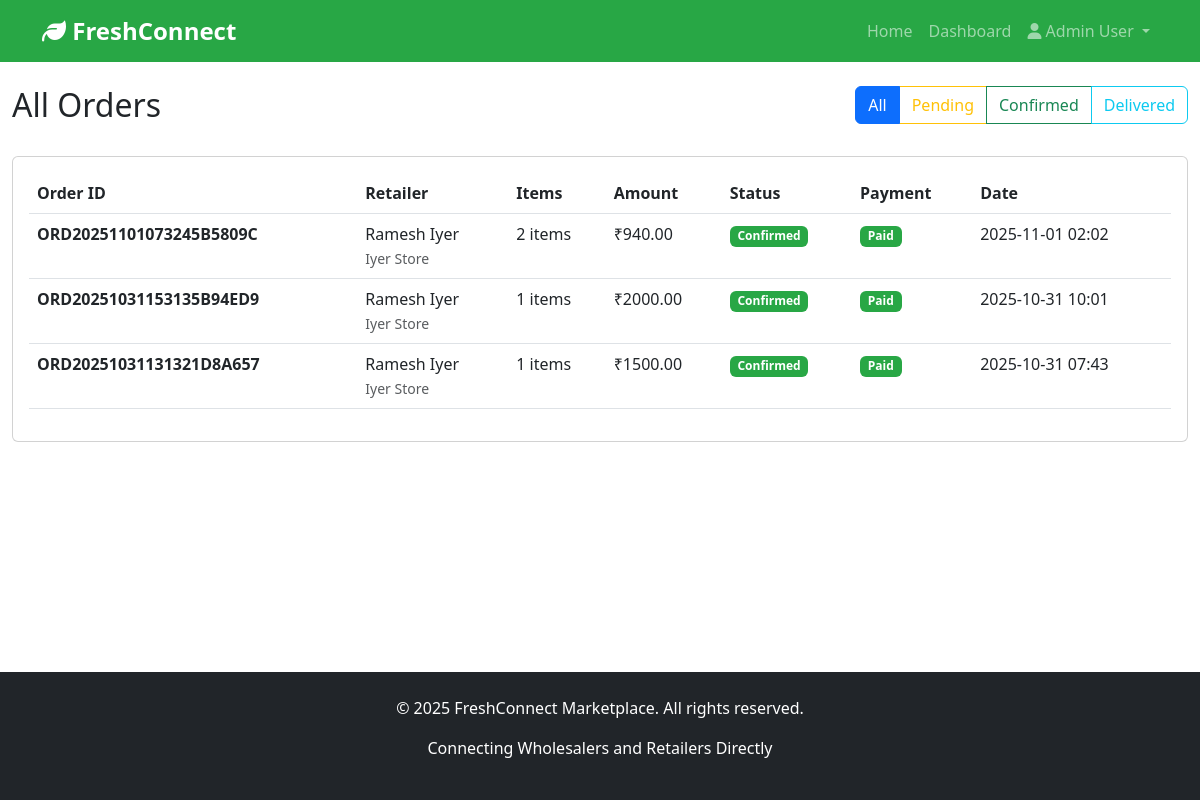
Page /admin/orders (signed in) on the committed database.
### app/models.py (models this page shows, shortened)
class User(UserMixin, db.Model):
    __tablename__ = 'users'
    id = db.Column(db.Integer, primary_key=True)
    name = db.Column(db.String(100), nullable=False)
    email = db.Column(db.String(120), unique=True, nullable=False, index=True)
    password_hash = db.Column(db.String(255), nullable=False)
    user_type = db.Column(db.String(20), nullable=False)  # admin, vendor, retailer, company, driver
    business_name = db.Column(db.String(200))
    phone = db.Column(db.String(20))
    address = db.Column(db.Text)
    city = db.Column(db.String(100))
    state = db.Column(db.String(100))
    pincode = db.Column(db.String(10))
    company_name = db.Column(db.String(200))
    gst_number = db.Column(db.String(50))
    brand_name = db.Column(db.String(100))
    is_active = db.Column(db.Boolean, default=True)
    is_verified = db.Column(db.Boolean, default=False)
    created_at = db.Column(db.DateTime, default=datetime.utcnow)
    products = db.relationship('Product', backref='vendor', lazy='dynamic', foreign_keys='Product.vendor_id')
    orders_as_retailer = db.relationship('Order', backref='retailer', lazy='dynamic', foreign_keys='Order.retailer_id')
    credit = db.relationship('RetailerCredit', backref='retailer', uselist=False)

class Order(db.Model):
    __tablename__ = 'orders'
    id = db.Column(db.Integer, primary_key=True)
    order_id = db.Column(db.String(50), unique=True, nullable=False, index=True)
    retailer_id = db.Column(db.Integer, db.ForeignKey('users.id'), nullable=False)
    total_amount = db.Column(db.Float, nullable=False)
    delivery_address = db.Column(db.Text, nullable=False)
    delivery_city = db.Column(db.String(100))
    delivery_pincode = db.Column(db.String(10))
    status = db.Column(db.String(50), default='pending')  # pending, confirmed, processing, shipped, delivered
    payment_status = db.Column(db.String(50), default='pending')  # pending, paid, failed
    created_at = db.Column(db.DateTime, default=datetime.utcnow)
    confirmed_at = db.Column(db.DateTime)
    delivered_at = db.Column(db.DateTime)
    items = db.relationship('OrderItem', backref='order', lazy='dynamic', cascade='all, delete-orphan')
    payment = db.relationship('Payment', backref='order', uselist=False, cascade='all, delete-orphan')
    driver_assignment = db.relationship('DriverAssignment', backref='order', uselist=False)

### app/routes/admin.py (the view)
@admin_bp.route('/orders')
@login_required
@admin_required
def orders():
    status = request.args.get('status', 'all')
    if status == 'all':
        orders = Order.query.order_by(Order.created_at.desc()).all()
    else:
        orders = Order.query.filter_by(status=status).order_by(Order.created_at.desc()).all()
    return render_template('admin/orders.html', orders=orders, status_filter=status)

### app/templates/admin/orders.html (shortened to what this page needs)
{% extends "base.html" %}
{% block content %}
<div class="container-fluid mt-4">
    <div class="row mb-4">
        <div class="col-md-6">
            <h2>All Orders</h2>
        </div>
        <div class="col-md-6 text-end">
            <div class="btn-group" role="group">
                <a href="{{ url_for('admin.orders', status='all') }}" class="btn btn-outline-primary {% if status_filter == 'all' %}active{% endif %}">All</a>
                <a href="{{ url_for('admin.orders', status='pending') }}" class="btn btn-outline-warning {% if status_filter == 'pending' %}active{% endif %}">Pending</a>
                <a href="{{ url_for('admin.orders', status='confirmed') }}" class="btn btn-outline-success {% if status_filter == 'confirmed' %}active{% endif %}">Confirmed</a>
                <a href="{{ url_for('admin.orders', status='delivered') }}" class="btn btn-outline-info {% if status_filter == 'delivered' %}active{% endif %}">Delivered</a>
            </div>
        </div>
    </div>
    <div class="card">
        <div class="card-body">
            <div class="table-responsive">
                <table class="table table-hover">
                    <thead>
                        <tr>
                            <th>Order ID</th>
                            <th>Retailer</th>
                            <th>Items</th>
                            <th>Amount</th>
                            <th>Status</th>
                            <th>Payment</th>
                            <th>Date</th>
                        </tr>
                    </thead>
                    <tbody>
                        {% for order in orders %}
                        <tr>
                            <td><strong>{{ order.order_id }}</strong></td>
                            <td>{{ order.retailer.name }}<br><small class="text-muted">{{ order.retailer.business_name }}</small></td>
                            <td>{{ order.items.count() }} items</td>
                            <td>₹{{ "%.2f"|format(order.total_amount) }}</td>
                            <td>
                                {% if order.status == 'pending' %}
                                <span class="badge bg-warning">Pending</span>
                                {% elif order.status == 'confirmed' %}
                                <span class="badge bg-success">Confirmed</span>
                                {% elif order.status == 'processing' %}
                                <span class="badge bg-info">Processing</span>
                                {% elif order.status == 'delivered' %}
                                <span class="badge bg-success">Delivered</span>
                                {% endif %}
                            </td>
                            <td>
                                {% if order.payment_status == 'paid' %}
                                <span class="badge bg-success">Paid</span>
                                {% elif order.payment_status == 'pending' %}
                                <span class="badge bg-warning">Pending</span>
                                {% else %}
                                <span class="badge bg-danger">Failed</span>
                                {% endif %}
                            </td>
                            <td>{{ order.created_at.strftime('%Y-%m-%d %H:%M') }}</td>
                        </tr>
                        {% endfor %}
                    </tbody>
                </table>
            </div>
        </div>
    </div>
</div>
{% endblock %}

### app/templates/base.html (shortened to what this page needs)
<!DOCTYPE html>
<html lang="en">
<head>
    <link href="https://cdn.jsdelivr.net/npm/bootstrap@5.3.0/dist/css/bootstrap.min.css" rel="stylesheet">
    <link rel="stylesheet" href="https://cdnjs.cloudflare.com/ajax/libs/font-awesome/6.4.0/css/all.min.css">
    <link rel="stylesheet" href="{{ url_for('static', filename='css/style.css') }}">
</head>
<body>
    <nav class="navbar navbar-expand-lg navbar-dark bg-success">
        <div class="container">
            <a class="navbar-brand" href="{{ url_for('main.index') }}">
                <i class="fas fa-leaf"></i> FreshConnect
            </a>
            <div class="collapse navbar-collapse" id="navbarNav">
                <ul class="navbar-nav ms-auto">
                    <li class="nav-item">
                        <a class="nav-link" href="{{ url_for('main.index') }}">Home</a>
                    </li>
                    {% if current_user.is_authenticated %}
                        {% if current_user.user_type == 'admin' %}
                            <li class="nav-item">
                                <a class="nav-link" href="{{ url_for('admin.dashboard') }}">Dashboard</a>
                            </li>
                        {% endif %}
                        <li class="nav-item dropdown">
                            <a class="nav-link dropdown-toggle" href="#" role="button" data-bs-toggle="dropdown">
                                <i class="fas fa-user"></i> {{ current_user.name }}
                            </a>
                        </li>
                    {% endif %}
                </ul>
            </div>
        </div>
    </nav>
    <main>
        {% block content %}{% endblock %}
    </main>
    <footer class="bg-dark text-white mt-5 py-4">
        <div class="container text-center">
            <p>&copy; 2025 FreshConnect Marketplace. All rights reserved.</p>
            <p>Connecting Wholesalers and Retailers Directly</p>
        </div>
    </footer>
</body>
</html>

### app/static/css/style.css (style rules this page uses)
body { min-height: 100vh; display: flex; flex-direction: column; }
main { flex: 1; }
.navbar-brand { font-weight: bold; font-size: 1.5rem; }
.card { transition: transform 0.2s; }
.bg-success { background-color: #28a745 !important; }
footer { margin-top: auto; }

### rows in the picture
User: name "Admin User"
Order: order_id "ORD20251101073245B5809C", retailer.name "Ramesh Iyer", retailer.business_name "Iyer Store", items.count "2", total_amount "940.00", status "Confirmed", payment_status "Paid", created_at "2025-11-01 02:02"
Order: order_id "ORD20251031153135B94ED9", retailer.name "Ramesh Iyer", retailer.business_name "Iyer Store", items.count "1", total_amount "2000.00", status "Confirmed", payment_status "Paid", created_at "2025-10-31 10:01"
Order: order_id "ORD20251031131321D8A657", retailer.name "Ramesh Iyer", retailer.business_name "Iyer Store", items.count "1", total_amount "1500.00", status "Confirmed", payment_status "Paid", created_at "2025-10-31 07:43"
